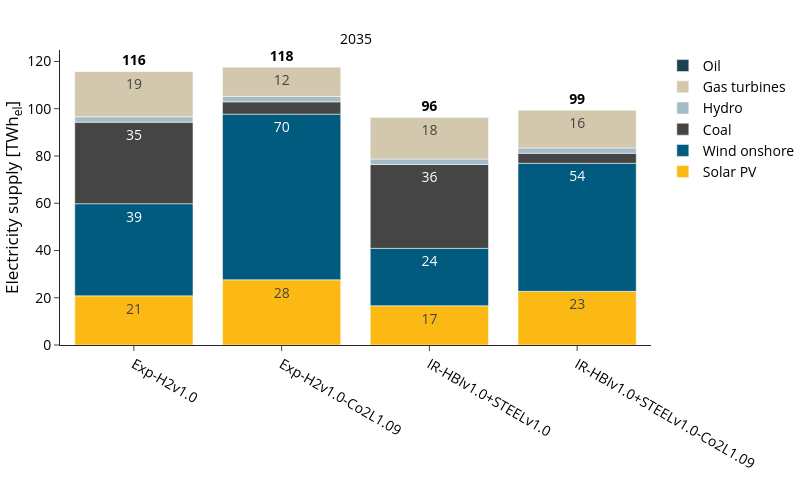

Notebook code for this chart:
### Code cell
fig_name = "electricity_supply_TWh"
fig = px.bar(
    supply_df, 
    **fig_kwargs,
    labels={"value":"Electricity supply [TWh<sub>el</sub>]",
            "year":"",
            "variable":"", 
            "scen":""
            },
    color_discrete_map=colors["electricity"],
    category_orders={
        "variable":list(colors["electricity"].keys()),
        "scen": scen_order
        },
    #facet_col_wrap=1, 
    facet_row_spacing=0.1,
)

# Update layout for bar traces only (before adding scatter traces)
fig.update_traces(textposition='inside', textangle=0, selector=dict(type='bar'))
fig.for_each_annotation(lambda a: a.update(text=a.text.split("=")[-1]))

# Add totals using the reusable function
fig = add_totals_to_plot(fig, supply_sum_df)

fig.update_layout(legend_traceorder="reversed",)

print("Totals per scenario and year:", supply_sum_df)



fig.show()

save_plotly_fig(supply_df, fig, sdir, f"{idx_group_name}_{fig_name}")

### Figure 1 — Plotly figure (JSON) as saved in the notebook; plotly's stock layout.template omitted (floating-point values rounded to 4 significant figures)
{"data": [{"hovertemplate": "=%{x}<br>Electricity supply [TWh<sub>el</sub>]=%{text}<extra></extra>", "legendgroup": "Solar PV", "marker": {"color": "#fdb913", "pattern": {"shape": ""}}, "name": "Solar PV", "orientation": "v", "showlegend": true, "text": [20.8, 27.6, 16.6, 22.7], "textangle": 0, "textposition": "inside", "texttemplate": "%{y:.0f}", "type": "bar", "x": ["Exp-H2v1.0", "Exp-H2v1.0-Co2L1.09", "IR-HBIv1.0+STEELv1.0", "IR-HBIv1.0+STEELv1.0-Co2L1.09"], "xaxis": "x", "y": [20.8, 27.6, 16.6, 22.7], "yaxis": "y"}, {"hovertemplate": "=%{x}<br>Electricity supply [TWh<sub>el</sub>]=%{text}<extra></extra>", "legendgroup": "Wind onshore", "marker": {"color": "#005b7f", "pattern": {"shape": ""}}, "name": "Wind onshore", "orientation": "v", "showlegend": true, "text": [39.0, 70.1, 24.3, 54.2], "textangle": 0, "textposition": "inside", "texttemplate": "%{y:.0f}", "type": "bar", "x": ["Exp-H2v1.0", "Exp-H2v1.0-Co2L1.09", "IR-HBIv1.0+STEELv1.0", "IR-HBIv1.0+STEELv1.0-Co2L1.09"], "xaxis": "x", "y": [39.0, 70.1, 24.3, 54.2], "yaxis": "y"}, {"hovertemplate": "=%{x}<br>Electricity supply [TWh<sub>el</sub>]=%{text}<extra></extra>", "legendgroup": "Coal", "marker": {"color": "#454545", "pattern": {"shape": ""}}, "name": "Coal", "orientation": "v", "showlegend": true, "text": [34.5, 5.2, 35.5, 4.2], "textangle": 0, "textposition": "inside", "texttemplate": "%{y:.0f}", "type": "bar", "x": ["Exp-H2v1.0", "Exp-H2v1.0-Co2L1.09", "IR-HBIv1.0+STEELv1.0", "IR-HBIv1.0+STEELv1.0-Co2L1.09"], "xaxis": "x", "y": [34.5, 5.2, 35.5, 4.2], "yaxis": "y"}, {"hovertemplate": "=%{x}<br>Electricity supply [TWh<sub>el</sub>]=%{text}<extra></extra>", "legendgroup": "Hydro", "marker": {"color": "#a6bbc8", "pattern": {"shape": ""}}, "name": "Hydro", "orientation": "v", "showlegend": true, "text": [2.3, 2.3, 2.3, 2.3], "textangle": 0, "textposition": "inside", "texttemplate": "%{y:.0f}", "type": "bar", "x": ["Exp-H2v1.0", "Exp-H2v1.0-Co2L1.09", "IR-HBIv1.0+STEELv1.0", "IR-HBIv1.0+STEELv1.0-Co2L1.09"], "xaxis": "x", "y": [2.3, 2.3, 2.3, 2.3], "yaxis": "y"}, {"hovertemplate": "=%{x}<br>Electricity supply [TWh<sub>el</sub>]=%{text}<extra></extra>", "legendgroup": "Gas turbines", "marker": {"color": "#d3c7ae", "pattern": {"shape": ""}}, "name": "Gas turbines", "orientation": "v", "showlegend": true, "text": [19.2, 12.3, 17.6, 15.9], "textangle": 0, "textposition": "inside", "texttemplate": "%{y:.0f}", "type": "bar", "x": ["Exp-H2v1.0", "Exp-H2v1.0-Co2L1.09", "IR-HBIv1.0+STEELv1.0", "IR-HBIv1.0+STEELv1.0-Co2L1.09"], "xaxis": "x", "y": [19.2, 12.3, 17.6, 15.9], "yaxis": "y"}, {"hovertemplate": "=%{x}<br>Electricity supply [TWh<sub>el</sub>]=%{text}<extra></extra>", "legendgroup": "Oil", "marker": {"color": "#1c3f52", "pattern": {"shape": ""}}, "name": "Oil", "orientation": "v", "showlegend": true, "text": [0.1, 0.1, 0.1], "textangle": 0, "textposition": "inside", "texttemplate": "%{y:.0f}", "type": "bar", "x": ["Exp-H2v1.0", "Exp-H2v1.0-Co2L1.09", "IR-HBIv1.0+STEELv1.0"], "xaxis": "x", "y": [0.1, 0.1, 0.1], "yaxis": "y"}, {"hoverinfo": "skip", "mode": "text", "showlegend": false, "text": ["116", "118", "96", "99"], "textfont": {"color": "black", "size": 14, "weight": "bold"}, "textposition": "top center", "type": "scatter", "x": ["Exp-H2v1.0", "Exp-H2v1.0-Co2L1.09", "IR-HBIv1.0+STEELv1.0", "IR-HBIv1.0+STEELv1.0-Co2L1.09"], "xaxis": "x", "y": [116.9, 118.6, 97.4, 100.3], "yaxis": "y"}], "layout": {"annotations": [{"font": {}, "showarrow": false, "text": "2035", "x": 0.5, "xanchor": "center", "xref": "paper", "y": 1, "yanchor": "bottom", "yref": "paper"}], "barmode": "relative", "height": 500, "legend": {"title": {"text": ""}, "tracegroupgap": 0, "traceorder": "reversed"}, "width": 800, "xaxis": {"anchor": "y", "categoryarray": ["Exp-H2v1.0", "Exp-H2v1.0-Co2L1.09", "IR-HBIv1.0+STEELv1.0", "IR-HBIv1.0+STEELv1.0-Co2L1.09"], "categoryorder": "array", "domain": [0, 1], "title": {"text": ""}}, "yaxis": {"anchor": "x", "domain": [0, 1], "title": {"text": "Electricity supply [TWh<sub>el</sub>]"}}}}
